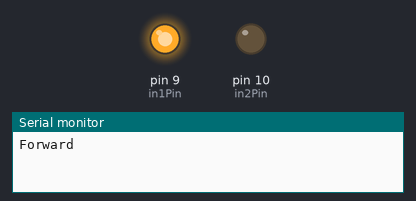
Bench run of a sketch on a simulated Arduino Uno, built with avr-gcc and run on an emulated ATmega328P. On the bench: output pins drawn as LEDs (lit = HIGH), the last lines printed to the serial monitor.

Above: at 0.2 s.
At 1.7 s:
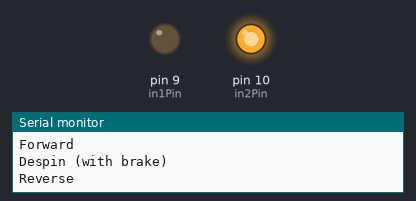
At 4.0 s:
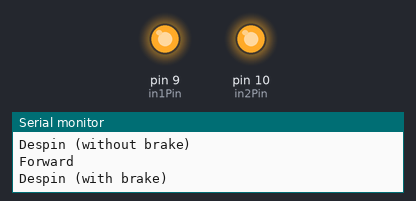
At 5.5 s:
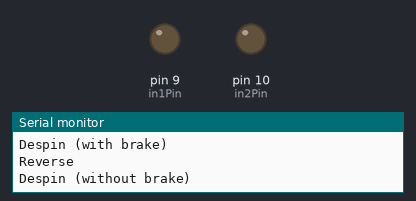
Timing chart, 0 to 6.9 s (numbered marks = the images above):
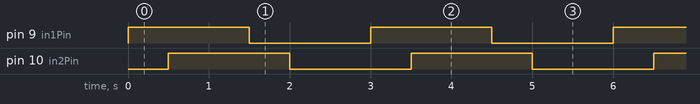

The sketch:

example5.ino
```cpp
const int in1Pin = 9;
const int in2Pin = 10;

void forward(int value){
  analogWrite(in1Pin, value);
  analogWrite(in2Pin, 0);
  Serial.println("Forward");
}

void reverse(int value){
  analogWrite(in1Pin, 0);
  analogWrite(in2Pin, value);
  Serial.println("Reverse");
}

void despin(boolean userBrake = true){
  if (userBrake) {
    digitalWrite(in1Pin, HIGH);
    digitalWrite(in2Pin, HIGH);
  } else {
    digitalWrite(in1Pin, LOW);
    digitalWrite(in2Pin, LOW);
  }
}

void setup() {
  pinMode(in1Pin, OUTPUT);
  pinMode(in1Pin, OUTPUT);
  Serial.begin(9600);
}

void loop() {
  forward(255);
  delay(500);

  despin(true);
  Serial.println("Despin (with brake)");
  delay(1000);

  reverse(255);
  delay(500);

  despin(false);
  Serial.println("Despin (without brake)");
  delay(1000);
}
```

Measured:
- by itself, pin 9 (in1Pin), pin 10 (in2Pin): alternates HIGH for 1.5 s and LOW for 1.5 s
- by itself, everything shown: repeats every 3.0 s, in 4 steps
